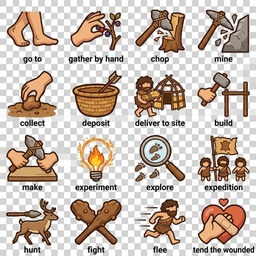
#> input picture assets/ui/sheets/actions_work.jpg, 256 x 256 px, shrunk from 1024 x 1024 before the run, found by its file name
$ python make_icon_atlas.py ../assets/ui/sheets/actions_work.jpg
#> lines starting #> are read from the running program, lines starting #| are printed output that depends on the picture
"""Builds the UI icon atlas (assets/ui/icons.png + icons.json) from the generated icon sheets.

The sheets are 1024x1024 images with a grid of icons (4x4 or 8x8), drawn on a painted checkerboard (not a real alpha channel) and with a
caption under each icon. For each cell: the caption band is cut off, the checkerboard is made transparent by flooding it from the edges of
the cell (light, grey pixels; the icons' thick dark outline stops the flood), and the icon is trimmed, centred and scaled into a square
cell of the atlas. The index maps an id (an item id, a task kind, a state) to its cell.

    python tools/make_icon_atlas.py <folder with the sheets> [--preview out.png]

The sheets are named by what they hold (see SHEETS); each lists its ids left to right, top to bottom ("" = an empty cell).
"""
import json
import os
import sys
from collections import deque

from PIL import Image

CELL = 128          # the side of an icon in the atlas
COLUMNS = 16        # icons per row of the atlas

# file name -> (grid, fraction of the cell height cut at the top (the caption of the row above, when it runs over), kept down to, ids)
SHEETS = {
    "actions_work.jpg": (4, 0.0, 0.80, [
        "goto", "gather", "chop", "mine",
        "collect", "deposit", "deliver", "build",
        "make", "experiment", "explore", "expedition",
        "hunt", "fight", "flee", "care"]),
    "actions_life.jpg": (4, 0.0, 0.80, [
        "eat", "drink", "sleep", "warm",
        "stoke", "fire", "rite", "talk",
        "till", "sow", "tend", "harvest",
        "haul", "rest", "migrate", "trade"]),
    "states.jpg": (4, 0.0, 0.80, [
        "state.hungry", "state.thirsty", "state.tired", "state.cold",
        "state.wounded", "state.afraid", "state.angry", "state.happy",
        "state.cannot", "state.waiting", "state.full", "state.looking",
        "state.love", "state.birth", "state.death", "state.discovery"]),
    "items.jpg": (8, 0.07, 0.80, [
        "berry", "cooked_meat", "dried_berry", "eggs", "bone", "branch", "clay", "copper_ingot",
        "fish", "grain", "greens", "honey", "copper_ore", "cordage", "daub", "fat",
        "meat", "mushrooms", "nuts", "roast", "feather", "fiber", "fired_brick", "flint",
        "roots", "smoked_meat", "stew", "water", "granite", "herbs", "hide", "leather",
        "log", "mud_brick", "plank", "poultice", "bone_pickaxe", "copper_pickaxe", "fish_trap", "flint_pickaxe",
        "reed", "reed_mat", "resin", "salt", "flint_sickle", "stone_axe", "stone_hoe", "stone_pickaxe",
        "sinew", "snare", "stake", "stone", "flint_spear", "flint_sword", "hunting_bow", "basket_wicker",
        "wood", "acorn", "grain_seed", "campfire", "", "copper_axe", "leather_bag", ""]),
    # the technologies (the tree of knowledge, TechTreeView.cpp): one icon each, "tech.<id>"; the last row of the second sheet is left empty
    "techs_a.jpg": (4, 0.03, 0.80, [
        "tech.stone_tools", "tech.fire_making", "tech.cordage", "tech.flint_knapping",
        "tech.basketry", "tech.spear_making", "tech.hide_working", "tech.cooking",
        "tech.smoking", "tech.weaving", "tech.wattle_and_daub", "tech.timber_framing",
        "tech.palisade_building", "tech.food_storage", "tech.herb_lore", "tech.ritual"]),
    "techs_b.jpg": (4, 0.03, 0.80, [
        "tech.pottery", "tech.smelting", "tech.bone_working", "tech.tillage",
        "tech.storytelling", "tech.shamanism", "tech.trapping", "tech.fishing",
        "tech.butchery", "tech.cuisine", "tech.carpentry", "tech.masonry",
        "", "", "", ""]),
    # the extra sheet (no captions): things of the world for the selection panel
    "world.jpg": (4, 0.0, 1.0, [
        "flint_axe", "clothing", "node.campfire", "world.meat",
        "spear", "gourd", "building.shelter", "world.fish",
        "club", "node.berry_bush", "world.hide", "world.bone",
        "world.basket", "tusk", "world.campfire", "world.axe"]),
}


# Sheets on a flat chroma green (#00FF00) with no captions (art-book lote 12, 2026-11-18): the green is keyed out everywhere in the cell
# (the icons' greens are darker and yellower than the key) and the green spill on the rim is removed. keep = the fraction of each row's
# cell height kept (one value, or a (top, bottom) pair per row: plot_states.jpg came with captions under its two last rows, and the
# captions of the third row run into the top of the fourth).
CHROMA = {
    "farm_items.jpg": (4, 1.0, [
        "emmer_seed", "emmer", "barley_seed", "barley",
        "lentil_seed", "lentils", "pea_seed", "peas",
        "flax_seed", "flax", "hay", "dung",
        "milk", "wool", "seed_reserve", "fodder_bundle"]),
    "plot_states.jpg": (4, [(0.0, 1.0), (0.0, 1.0), (0.0, 0.87), (0.07, 0.87)], [
        "plot.grass", "plot.tilled", "plot.sown", "plot.sprout",
        "plot.growing", "plot.ripe", "plot.dry", "plot.watered",
        "plot.lost", "plot.fallow", "risk.pest", "risk.birds",
        "risk.frost", "risk.drought", "fertility.high", "fertility.low"]),
    "traits.jpg": (4, 1.0, [
        "trait.yield", "trait.cycle", "trait.frost", "trait.drought",
        "trait.pest", "trait.size", "trait.milk", "trait.wool",
        "trait.tame", "trait.fertility", "variety.new", "variety.wild",
        "select.seed", "select.breed", "animal.wild", "animal.tame"]),
    "animals.jpg": (4, 1.0, [
        "animal.wolf", "animal.dog", "animal.puppy", "animal.ibex",
        "animal.goat", "animal.kid", "animal.mouflon", "animal.sheep",
        "animal.lamb", "animal.boar", "animal.pig", "animal.piglet",
        "herd.goats", "herd.sheep", "animal.male", "animal.female"]),
}


def is_key(p):
    r, g, b = p[0], p[1], p[2]
    return g > 150 and g - max(r, b) > 90   # the chroma green and its JPEG noise


def clean_chroma(sheet, box):
    cell = sheet.crop(box).convert("RGBA")
    w, h = cell.size
    px = cell.load()
    for y in range(h):
        for x in range(w):
            if is_key(px[x, y]):
                px[x, y] = (0, 0, 0, 0)
    # the rim: green-tinted pixels next to a cleared one lose the spill and fade with how green they were
    for y in range(h):
        for x in range(w):
            r, g, b, a = px[x, y]
            if not a or g <= max(r, b) + 20:
                continue
            if any(0 <= x + dx < w and 0 <= y + dy < h and px[x + dx, y + dy][3] == 0 for dx, dy in ((1, 0), (-1, 0), (0, 1), (0, -1))):
                spill = g - max(r, b)
                px[x, y] = (r, max(r, b), b, max(0, 255 - 2 * spill))
    return cell


# icons that are themselves white and grey (a heap of salt): only the pure neutral tones of the checkerboard are background there
STRICT = {"salt"}


def is_background(p, tint=26):
    r, g, b = p[0], p[1], p[2]
    return min(r, g, b) > 170 and max(r, g, b) - min(r, g, b) < tint   # the painted checkerboard: light and grey


def clean_cell(sheet, box, tint=26):
    cell = sheet.crop(box).convert("RGBA")
    w, h = cell.size
    px = cell.load()
    seen = [[False] * w for _ in range(h)]
    queue = deque()
    for x in range(w):
        queue.append((x, 0)); queue.append((x, h - 1))
    for y in range(h):
        queue.append((0, y)); queue.append((w - 1, y))
    while queue:
        x, y = queue.popleft()
        if x < 0 or y < 0 or x >= w or y >= h or seen[y][x]:
            continue
        seen[y][x] = True
        if not is_background(px[x, y], tint):
            continue
        px[x, y] = (0, 0, 0, 0)
        queue.extend(((x + 1, y), (x - 1, y), (x, y + 1), (x, y - 1)))
    # checkerboard shut inside an icon (a bulb, a loop of rope, a bow): a region of background pixels with both the white and the grey squares in it
    for y0 in range(h):
        for x0 in range(w):
            if seen[y0][x0] or not is_background(px[x0, y0], tint):
                continue
            region, white, grey = [], 0, 0
            queue.append((x0, y0))
            seen[y0][x0] = True
            while queue:
                x, y = queue.popleft()
                region.append((x, y))
                r = px[x, y][0]
                if r > 243: white += 1
                elif r < 225: grey += 1
                for nx, ny in ((x + 1, y), (x - 1, y), (x, y + 1), (x, y - 1)):
                    if 0 <= nx < w and 0 <= ny < h and not seen[ny][nx] and is_background(px[nx, ny], tint):
                        seen[ny][nx] = True
                        queue.append((nx, ny))
            if len(region) > 60 and white > 0.15 * len(region) and grey > 0.15 * len(region):
                for x, y in region:
                    px[x, y] = (0, 0, 0, 0)
    # the anti-aliased rim between the outline and the checkerboard: light grey pixels next to a cleared one fade out
    for y in range(h):
        for x in range(w):
            r, g, b, a = px[x, y]
            if a and min(r, g, b) > 150 and max(r, g, b) - min(r, g, b) < 30:
                if any(0 <= x + dx < w and 0 <= y + dy < h and px[x + dx, y + dy][3] == 0 for dx, dy in ((1, 0), (-1, 0), (0, 1), (0, -1))):
                    px[x, y] = (r, g, b, 0)
    return cell


def fit(icon):
    bbox = icon.getbbox()
    if not bbox:
        return Image.new("RGBA", (CELL, CELL), (0, 0, 0, 0))
    icon = icon.crop(bbox)
    margin = CELL // 16
    scale = (CELL - 2 * margin) / max(icon.size)
    icon = icon.resize((max(1, round(icon.size[0] * scale)), max(1, round(icon.size[1] * scale))), Image.LANCZOS)
    out = Image.new("RGBA", (CELL, CELL), (0, 0, 0, 0))
    out.paste(icon, ((CELL - icon.size[0]) // 2, (CELL - icon.size[1]) // 2), icon)
    return out


def main():
    args = sys.argv[1:]
    preview = None
    if "--preview" in args:
        i = args.index("--preview")
        preview = args[i + 1]
        del args[i:i + 2]
    folder = args[0] if args else "."
    root = os.path.dirname(os.path.dirname(os.path.abspath(__file__)))
    icons = []
    for name, (grid, top, keep, ids) in SHEETS.items():
        path = os.path.join(folder, name)
        if not os.path.exists(path):
            print("missing sheet", path)
            continue
        sheet = Image.open(path).convert("RGB")
#> sheet is the input picture: PIL image 256x256 RGB; mean R, G, B 201.3, 188.6, 179.2
        step = sheet.size[0] / grid
#> step = 64
        for k, id_ in enumerate(ids):
            if not id_:
                continue
            col, row = k % grid, k // grid
            box = (round(col * step), round(row * step + step * top), round((col + 1) * step), round(row * step + step * keep))
            icons.append((id_, fit(clean_cell(sheet, box, 7 if id_ in STRICT else 26))))
#> this loop made 16 passes
#> bbox in fit on passes 1 to 12: (7, 11, 59, 47), (7, 11, 57, 51), (7, 10, 57, 51), (6, 10, 57, 51), (7, 7, 57, 51), (8, 7, 58, 51), (6, 10, 58, 51), (5, 8, 58, 51), (6, 7, 59, 51), (13, 8, 52, 51), (7, 7, 57, 51), (6, 8, 58, 51)
#> pass 1, in clean_cell, `cell = sheet.crop(box).convert("RGBA")`:
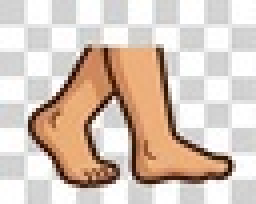
#> cell: PIL image 64x51 RGBA (shown 4 times larger); mean R, G, B, A 215.5, 198.7, 186.6, 255
#> pass 1, in fit, `icon = icon.crop(bbox)`:
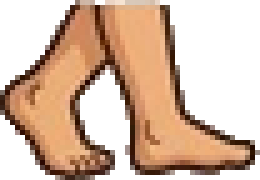
#> icon: PIL image 52x36 RGBA (shown 5 times larger); mean R, G, B, A 101.8, 73.3, 53, 140.8; transparent parts drawn white
#> pass 1, in fit, `icon = icon.resize((max(1, round(icon.size[0] * scale)), max(1, round(..`:
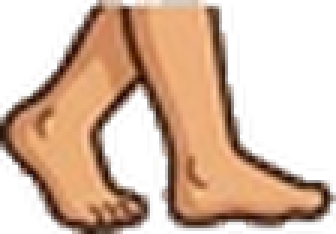
#> icon: PIL image 112x78 RGBA (shown 3 times larger); mean R, G, B, A 113.6, 83.2, 61.9, 140.7; transparent parts drawn white
#> after the loop, icons = 16 items
#> pass 2 of the loop in main, `for name, (grid, top, keep, ids) in SHEETS.items():`:
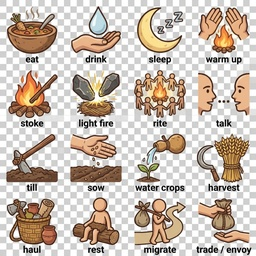
#> input picture assets/ui/sheets/actions_life.jpg, 256 x 256 px, shrunk from 1024 x 1024 before the run, found by its file name
#> in main, sheet is the input picture: PIL image 256x256 RGB; mean R, G, B 201.7, 189.6, 178.9
#> the loop in main, `for k, id_ in enumerate(ids):` made 16 passes
#> bbox in fit on passes 1 to 8: (7, 8, 57, 51), (7, 6, 57, 51), (9, 7, 55, 51), (6, 7, 57, 51), (8, 6, 58, 51), (8, 7, 56, 51), (6, 0, 58, 51), (6, 9, 58, 51)
#> pass 1, in fit (call 17), `icon = icon.resize((max(1, round(icon.size[0] * scale)), max(1, round(..`:
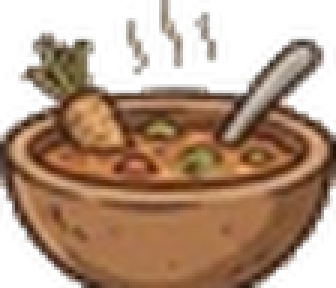
#> icon: PIL image 112x96 RGBA (shown 3 times larger); mean R, G, B, A 109.9, 80.7, 58.8, 168.5; transparent parts drawn white
#> pass 2, in clean_cell (call 18), `cell = sheet.crop(box).convert("RGBA")`:
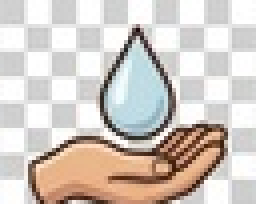
#> cell: PIL image 64x51 RGBA (shown 4 times larger); mean R, G, B, A 210.9, 202.4, 195.8, 255
#> after the loop in main, `for k, id_ in enumerate(ids):`: icons = 32 items
#> pass 3 of the loop in main, `for name, (grid, top, keep, ids) in SHEETS.items():`:
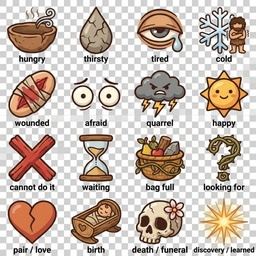
#> input picture assets/ui/sheets/states.jpg, 256 x 256 px, shrunk from 1024 x 1024 before the run, found by its file name
#> in main, sheet is the input picture: PIL image 256x256 RGB; mean R, G, B 200.4, 187.6, 178
#> the loop in main, `for k, id_ in enumerate(ids):` made 16 passes
#> bbox in fit on passes 1 to 8: (7, 8, 57, 51), (15, 7, 49, 51), (9, 9, 55, 51), (7, 7, 57, 51), (8, 6, 56, 51), (7, 14, 57, 47), (6, 6, 58, 51), (8, 6, 56, 51)
#> pass 1, in fit (call 33), `icon = icon.resize((max(1, round(icon.size[0] * scale)), max(1, round(..`:
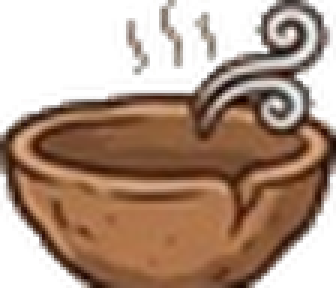
#> icon: PIL image 112x96 RGBA (shown 3 times larger); mean R, G, B, A 102, 74.8, 56.8, 167.5; transparent parts drawn white
#> pass 2, in clean_cell (call 34), `cell = sheet.crop(box).convert("RGBA")`:
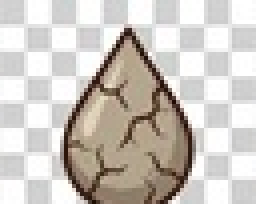
#> cell: PIL image 64x51 RGBA (shown 4 times larger); mean R, G, B, A 204.8, 199, 192.7, 255
#> after the loop in main, `for k, id_ in enumerate(ids):`: icons = 48 items
#> the loop made 7 passes; the first 3 are shown
    for name, (grid, keep, ids) in CHROMA.items():
        path = os.path.join(folder, name)
        if not os.path.exists(path):
            print("missing sheet", path)
#| missing sheet ../assets/ui/sheets/actions_work.jpg/farm_items.jpg
            continue
        sheet = Image.open(path).convert("RGB")
        step = sheet.size[0] / grid
        for k, id_ in enumerate(ids):
            if not id_:
                continue
            col, row = k % grid, k // grid
            kt, kr = keep[row] if isinstance(keep, list) else (0.0, keep)
            box = (round(col * step), round(row * step + step * kt), round((col + 1) * step), round(row * step + step * kr))
            icons.append((id_, fit(clean_chroma(sheet, box))))
#> pass 2 of the loop in main, `for name, (grid, keep, ids) in CHROMA.items():`:
#> pass 3 of the loop in main, `for name, (grid, keep, ids) in CHROMA.items():`:
#> the loop made 4 passes; the first 3 are shown
    rows = (len(icons) + COLUMNS - 1) // COLUMNS
    atlas = Image.new("RGBA", (COLUMNS * CELL, rows * CELL), (0, 0, 0, 0))
#> atlas: PIL image 2048x1152 RGBA; every value is 0
    index = {"cell": CELL, "columns": COLUMNS, "icons": {}}
    for i, (id_, icon) in enumerate(icons):
        x, y = (i % COLUMNS) * CELL, (i // COLUMNS) * CELL
        atlas.paste(icon, (x, y), icon)
        index["icons"][id_] = [x, y]
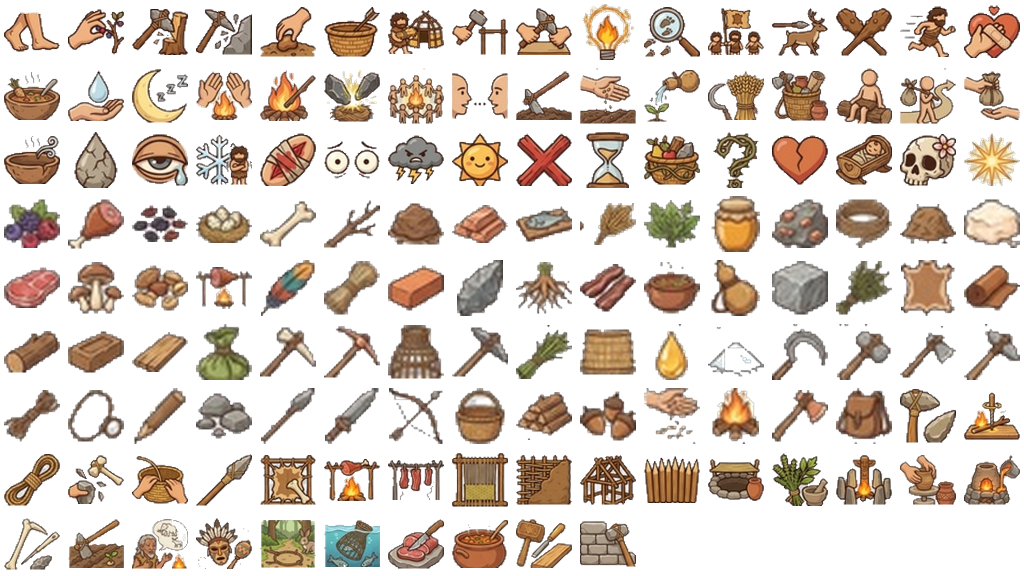
#> atlas: PIL image 2048x1152 RGBA (shown at 1/2 size); mean R, G, B, A 53, 41.2, 31.2, 88.6; transparent parts drawn white
    out = os.path.join(root, "assets", "ui")
    os.makedirs(out, exist_ok=True)
    atlas.save(os.path.join(out, "icons.png"))
    with open(os.path.join(out, "icons.json"), "w", encoding="utf-8") as f:
        json.dump(index, f, indent=1)
    print(f"{len(icons)} icons, atlas {atlas.size[0]}x{atlas.size[1]}")
    if preview:
        bg = Image.new("RGBA", atlas.size, (60, 90, 60, 255))   # on a dark green: the cut-outs and any leftover checkerboard show
        bg.alpha_composite(atlas)
        bg.convert("RGB").save(preview)


if __name__ == "__main__":
    main()
